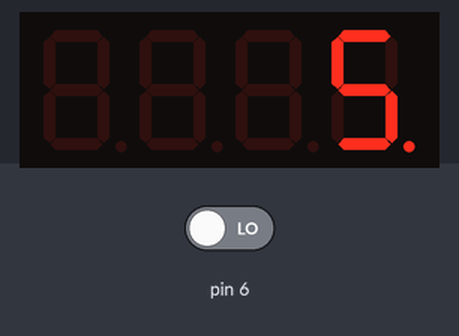
Simulated run of this sketch. Board: Arduino Uno, built with avr-gcc and run on an emulated ATmega328P. On the bench: 4-digit seven-segment display. The test bench sets the inputs (shaded band); at power-on: pin 6 LOW.

Above: at 1.25 s.
1.3 s: pin 6 driven HIGH
At 2.2 s:
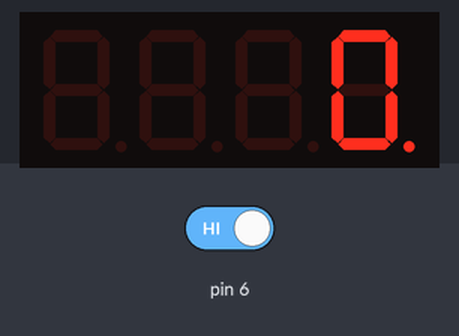
2.8 s: pin 6 driven LOW
At 3.45 s:
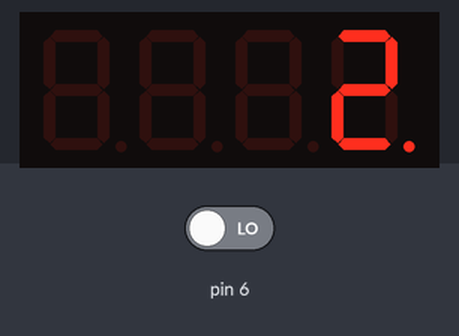
Timing chart, 0 to 5.8 s (numbered marks = the images above; inputs shaded):
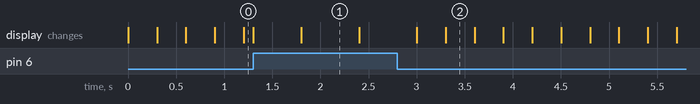

Measured:
- what the display in image 1 shows lasts 0.6 s, from 1.8 s to 2.4 s

The sketch:

HW4.ino
```cpp
#include <SevSeg.h>
SevSeg sevseg;
int Hour=0,Min=0;
byte Pin6;
void setup() {
  byte numDigits = 4;
  byte digitPins[] = {2,3,4,5};
  byte segmentPins[] = {7,8,9,10,11,12,13,14};
  pinMode(6,INPUT);
  sevseg.begin(COMMON_CATHODE, numDigits, digitPins,
  segmentPins);
  sevseg.setBrightness(100);
}

void loop() {
  static unsigned long timer = millis();
  Pin6= digitalRead (6);
  if (Pin6 == HIGH){
    Min = Hour = 0;
    sevseg.setNumber(Hour*100+Min,0);
  }


  if(millis()>timer){
    timer+=300;
    Min = Min + 1;
    if( Min == 60)
    {
      Min = 0;
      if (Hour == 23)
        Hour=0;
      else
        Hour++;
    }
    sevseg.setNumber(Hour*100+Min,0);
  }
  sevseg.refreshDisplay();

  }
```
